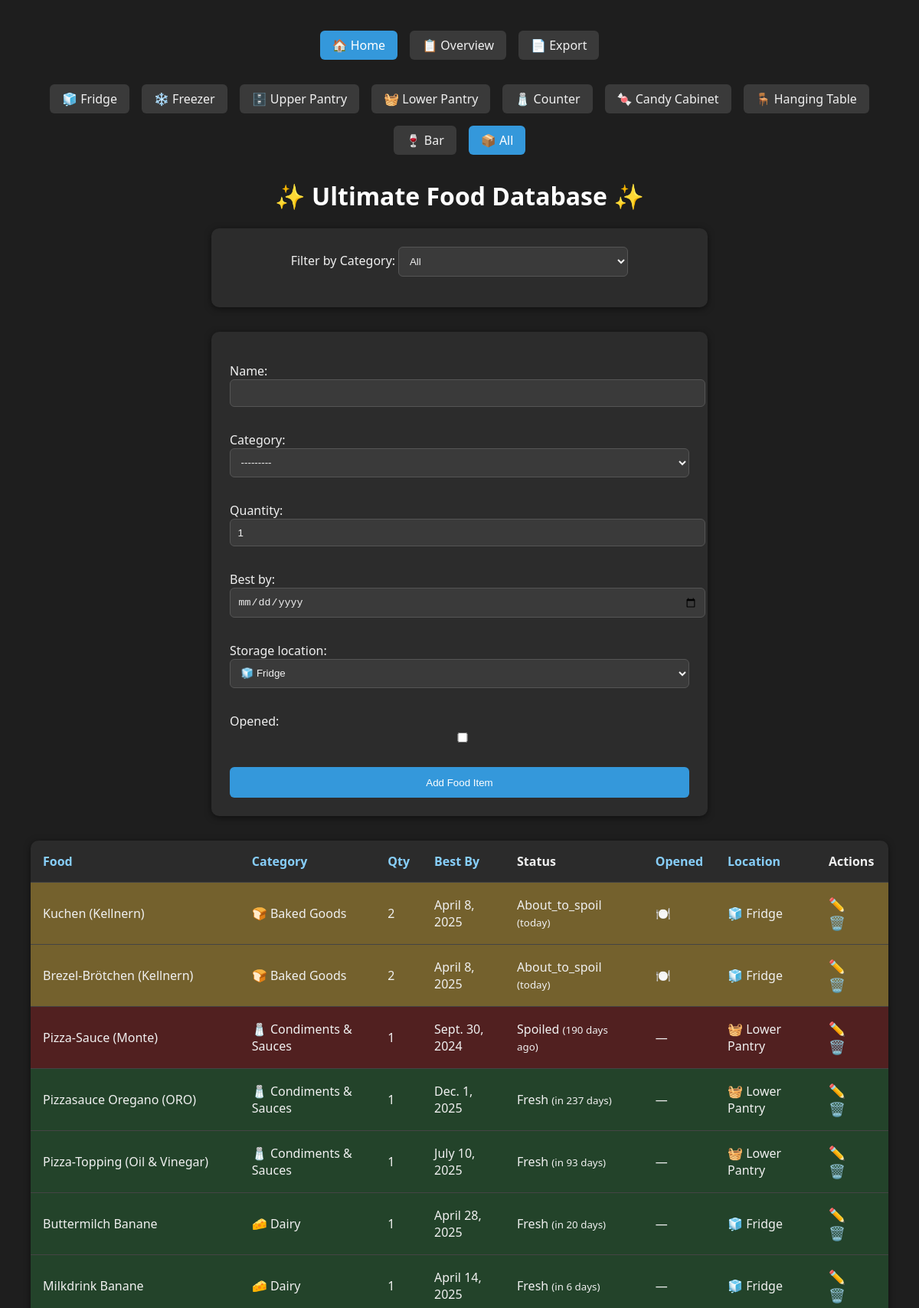
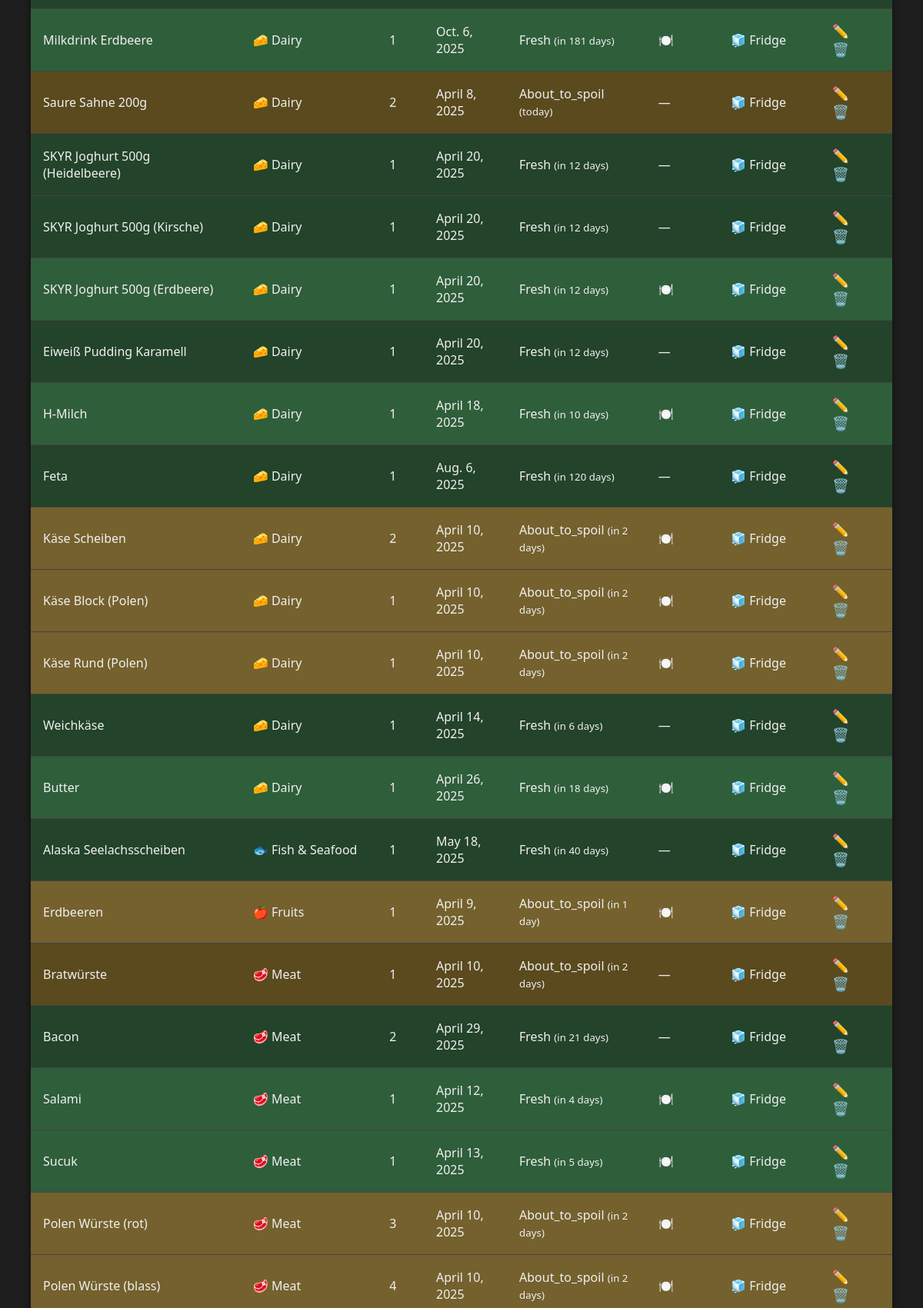
The page /?sort=category (upper part) on the database its author committed (2 pictures, top to bottom).
### fridge/models.py (models this page shows)
class FoodItem(models.Model):
    CATEGORY_CHOICES = [
        ('vegetables', '🥦 Vegetables'),
        ('fruits', '🍎 Fruits'),
        ('dairy', '🧀 Dairy'),
        ('meat', '🥩 Meat'),
        ('poultry', '🍗 Poultry'),
        ('fish', '🐟 Fish & Seafood'),
        ('eggs', '🥚 Eggs'),
        ('baked', '🍞 Baked Goods'),
        ('leftovers', '🍱 Leftovers'),
        ('spreads', '🥫 Spreads & Dips'),
        ('condiments', '🧂 Condiments & Sauces'),
        ('beverages', '🧃 Beverages'),
        ('frozen', '🧊 Frozen Foods'),
        ('snacks', '🍪 Snacks & Sweets'),
        ('prepared', '🍽️ Prepared Meals'),
        ('other', '📦 Other'),
    ]
    STORAGE_CHOICES = [
        ('fridge', '🧊 Fridge'),
        ('freezer', '❄️ Freezer'),
        ('upper_pantry', '🗄️ Upper Pantry'),
        ('lower_pantry', '🧺 Lower Pantry'),
        ('counter', '🧂 Counter'),
        ('candy_cabinet', '🍬 Candy Cabinet'),
        ('hanging_table', '🪑 Hanging Table'),
        ('bar', '🍷 Bar'),
    ]
    name = models.CharField(max_length=100)
    category = models.CharField(max_length=50, choices=CATEGORY_CHOICES)
    quantity = models.IntegerField(default=1)
    best_by = models.DateField(null=True, blank=True)
    storage_location = models.CharField(max_length=50, choices=STORAGE_CHOICES, default='fridge')
    opened = models.BooleanField(default=False)
    @property
    def status(self):
        if self.best_by is None:
            return "unknown"
        today = date.today()
        if self.best_by < today:
            return "spoiled"
        elif self.best_by <= today + timedelta(days=3):
            return "about_to_spoil"
        else:
            return "fresh"
    @property
    def days_left(self):
        if self.best_by is None:
            return "?"
        delta = (self.best_by - date.today()).days
        if delta > 0:
            return f"in {delta} day{'s' if delta > 1 else ''}"
        elif delta == 0:
            return "today"
        else:
            return f"{abs(delta)} day{'s' if abs(delta) > 1 else ''} ago"

### fridge/views.py (the view, shortened to what this page needs)
# urls.py: path('', views.fridge_view, name='fridge'),
def fridge_view(request):
    items = FoodItem.objects.all()
    sort = request.GET.get('sort')
    selected_category = request.GET.get('category', '')
    selected_storage = request.GET.get('storage', '')
    if selected_category:
        items = items.filter(category=selected_category)
    if selected_storage:
        items = items.filter(storage_location=selected_storage)
    if sort and sort != 'None':
        items = items.order_by(sort)
    else:
        items = items.order_by('storage_location', 'best_by')
    initial_data = {'storage_location': selected_storage} if selected_storage else {}
    form = FoodItemForm(request.POST or None, initial=initial_data)
    context = {
        'items': items,
        'form': form,
        'categories': FoodItem.CATEGORY_CHOICES,
        'storage_locations': FoodItem.STORAGE_CHOICES,
        'selected_category': selected_category,
        'selected_storage': selected_storage,
        'sort': sort,
    }
    return render(request, 'fridge/fridge.html', context)

### fridge/forms.py
class FoodItemForm(forms.ModelForm):
    class Meta:
        model = FoodItem
        fields = ['name', 'category', 'quantity', 'best_by', 'storage_location', 'opened']
        widgets = {
            'best_by': forms.DateInput(attrs={'type': 'date'}),
        }

### fridge/templates/fridge/fridge.html (shortened to what this page needs)
{% extends "fridge/base.html" %}
{% load static %}
{% block content %}
<div class="navbar">
    {% for code, label in storage_locations %}
        <a href="?storage={{ code }}{% if selected_category %}&category={{ selected_category }}{% endif %}"
           class="{% if selected_storage == code %}active{% endif %}">
             {{ label }}
        </a>
    {% endfor %}
    <a href="/" class="{% if not selected_storage %}active{% endif %}">📦 All</a>
</div>
<h1>✨ Ultimate Food Database ✨</h1>
<form method="get" class="filter-form">
    <label for="category">Filter by Category:</label>
    <select name="category" onchange="this.form.submit()">
        <option value="">All</option>
    </select>
</form>
<form method="POST" action="?{% if selected_category %}category={{ selected_category }}{% endif %}{% if selected_storage %}&storage={{ selected_storage }}{% endif %}">
    {{ form.as_p }}
    <button type="submit">Add Food Item</button>
</form>
<table>
    <thead>
        <tr>
            <th><a href="?sort=name{% if selected_category %}&category={{ selected_category }}{% endif %}{% if selected_storage %}&storage={{ selected_storage }}{% endif %}">Food</a></th>
            <th><a href="?sort=category{% if selected_category %}&category={{ selected_category }}{% endif %}{% if selected_storage %}&storage={{ selected_storage }}{% endif %}">Category</a></th>
            <th><a href="?sort=quantity{% if selected_category %}&category={{ selected_category }}{% endif %}{% if selected_storage %}&storage={{ selected_storage }}{% endif %}">Qty</a></th>
            <th><a href="?sort=best_by{% if selected_category %}&category={{ selected_category }}{% endif %}{% if selected_storage %}&storage={{ selected_storage }}{% endif %}">Best By</a></th>
            <th>Status</th>
            <th><a href="?sort=opened{% if selected_category %}&category={{ selected_category }}{% endif %}{% if selected_storage %}&storage={{ selected_storage }}{% endif %}">Opened</a></th>
            <th><a href="?sort=storage_location{% if selected_category %}&category={{ selected_category }}{% endif %}{% if selected_storage %}&storage={{ selected_storage }}{% endif %}">Location</a></th>
            <th>Actions</th>
        </tr>
    </thead>
    <tbody>
        {% for item in items %}
            <tr class="{% if item.opened %}opened-{{ item.status }}{% else %}{{ item.status }}{% endif %}">
                <td>{{ item.name }}</td>
                <td>{{ item.get_category_display }}</td>
                <td>{{ item.quantity }}</td>
                <td>{{ item.best_by }}</td>
                <td>{{ item.status|capfirst }} <small>({{ item.days_left }})</small></td>
                <td>{% if item.opened %}🍽️{% else %}—{% endif %}</td>
                <td>{{ item.get_storage_location_display }}</td>
                <td class="actions">
                    <a href="{% url 'edit_item' item.pk %}?category={{ selected_category }}&storage={{ selected_storage }}">✏️</a>
                    <a href="{% url 'delete_item' item.pk %}?category={{ selected_category }}&storage={{ selected_storage }}&sort={{ sort }}" onclick="return confirm('Are you sure?')">🗑️</a>
                </td>
            </tr>
        {% empty %}
            <tr>
                <td colspan="6" style="text-align: center; padding: 2rem;">No food items yet!</td>
            </tr>
        {% endfor %}
    </tbody>
</table>
{% endblock %}

### fridge/static/fridge/style.css (style rules this page uses)
body { font-family: 'Segoe UI', Tahoma, Geneva, Verdana, sans-serif; background-color: #1e1e1e; color: #f0f0f0; padding: 2rem; }
h1 { text-align: center; color: #ffffff; }
form, .form-container { background: #2c2c2c; padding: 1.5rem; border-radius: 10px; box-shadow: 0 2px 8px rgba(0,0,0,0.5); max-width: 600px; margin: 0 auto 2rem; }
form input, form select { width: 100%; padding: 0.6rem; margin-bottom: 1rem; border: 1px solid #555; border-radius: 6px; background-color: #3a3a3a; color: #f0f0f0; }
form input::placeholder { color: #bbb; }
form button { background-color: #3498db; color: white; border: none; padding: 0.8rem 1.2rem; border-radius: 6px; cursor: pointer; width: 100%; }
table { width: 100%; border-collapse: collapse; background: #2b2b2b; box-shadow: 0 2px 8px rgba(0,0,0,0.5); border-radius: 10px; overflow: hidden; }
th, td { padding: 1rem; text-align: left; border-bottom: 1px solid #444; color: #f0f0f0; }
th a { color: #87cefa; text-decoration: none; }
.spoiled { background-color: #512020; }
.about_to_spoil { background-color: #5a4a1e; }
.fresh { background-color: #23432a; }
.opened-about_to_spoil { background-color: #74612d; }
.opened-fresh { background-color: #2f5e3b; }
.actions a { margin-right: 0.5rem; text-decoration: none; font-size: 1.1rem; color: #ffffff; }
.filter-form { text-align: center; margin-bottom: 2rem; }
.filter-form select { max-width: 300px; background-color: #3a3a3a; color: #f0f0f0; border: 1px solid #555; border-radius: 6px; padding: 0.6rem; }
.navbar { display: flex; flex-wrap: wrap; gap: 1rem; justify-content: center; margin-bottom: 2rem; }
.navbar a { text-decoration: none; padding: 0.5rem 1rem; border-radius: 6px; background-color: #3a3a3a; color: #f0f0f0; font-weight: 500; transition: background 0.2s ease; }
.navbar a.active { background-color: #3498db; color: white; }

### rows shown on the page
FoodItem: name "Kuchen (Kellnern)", category "🍞 Baked Goods", quantity "2", best_by "April 8, 2025", status "About_to_spoil", days_left "today", storage_location "🧊 Fridge"
FoodItem: name "Brezel-Brötchen (Kellnern)", category "🍞 Baked Goods", quantity "2", best_by "April 8, 2025", status "About_to_spoil", days_left "today", storage_location "🧊 Fridge"
FoodItem: name "Pizza-Sauce (Monte)", category "🧂 Condiments & Sauces", quantity "1", best_by "Sept. 30, 2024", status "Spoiled", days_left "190 days ago", storage_location "🧺 Lower Pantry"
FoodItem: name "Pizzasauce Oregano (ORO)", category "🧂 Condiments & Sauces", quantity "1", best_by "Dec. 1, 2025", status "Fresh", days_left "in 237 days", storage_location "🧺 Lower Pantry"
FoodItem: name "Pizza-Topping (Oil & Vinegar)", category "🧂 Condiments & Sauces", quantity "1", best_by "July 10, 2025", status "Fresh", days_left "in 93 days", storage_location "🧺 Lower Pantry"
FoodItem: name "Buttermilch Banane", category "🧀 Dairy", quantity "1", best_by "April 28, 2025", status "Fresh", days_left "in 20 days", storage_location "🧊 Fridge"
FoodItem: name "Milkdrink Banane", category "🧀 Dairy", quantity "1", best_by "April 14, 2025", status "Fresh", days_left "in 6 days", storage_location "🧊 Fridge"
FoodItem: name "Milkdrink Erdbeere", category "🧀 Dairy", quantity "1", best_by "Oct. 6, 2025", status "Fresh", days_left "in 181 days", storage_location "🧊 Fridge"
FoodItem: name "Saure Sahne 200g", category "🧀 Dairy", quantity "2", best_by "April 8, 2025", status "About_to_spoil", days_left "today", storage_location "🧊 Fridge"
FoodItem: name "SKYR Joghurt 500g (Heidelbeere)", category "🧀 Dairy", quantity "1", best_by "April 20, 2025", status "Fresh", days_left "in 12 days", storage_location "🧊 Fridge"
FoodItem: name "SKYR Joghurt 500g (Kirsche)", category "🧀 Dairy", quantity "1", best_by "April 20, 2025", status "Fresh", days_left "in 12 days", storage_location "🧊 Fridge"
FoodItem: name "SKYR Joghurt 500g (Erdbeere)", category "🧀 Dairy", quantity "1", best_by "April 20, 2025", status "Fresh", days_left "in 12 days", storage_location "🧊 Fridge"
FoodItem: name "Eiweiß Pudding Karamell", category "🧀 Dairy", quantity "1", best_by "April 20, 2025", status "Fresh", days_left "in 12 days", storage_location "🧊 Fridge"
FoodItem: name "H-Milch", category "🧀 Dairy", quantity "1", best_by "April 18, 2025", status "Fresh", days_left "in 10 days", storage_location "🧊 Fridge"
FoodItem: name "Feta", category "🧀 Dairy", quantity "1", best_by "Aug. 6, 2025", status "Fresh", days_left "in 120 days", storage_location "🧊 Fridge"
FoodItem: name "Käse Scheiben", category "🧀 Dairy", quantity "2", best_by "April 10, 2025", status "About_to_spoil", days_left "in 2 days", storage_location "🧊 Fridge"
FoodItem: name "Käse Block (Polen)", category "🧀 Dairy", quantity "1", best_by "April 10, 2025", status "About_to_spoil", days_left "in 2 days", storage_location "🧊 Fridge"
FoodItem: name "Käse Rund (Polen)", category "🧀 Dairy", quantity "1", best_by "April 10, 2025", status "About_to_spoil", days_left "in 2 days", storage_location "🧊 Fridge"
FoodItem: name "Weichkäse", category "🧀 Dairy", quantity "1", best_by "April 14, 2025", status "Fresh", days_left "in 6 days", storage_location "🧊 Fridge"
FoodItem: name "Butter", category "🧀 Dairy", quantity "1", best_by "April 26, 2025", status "Fresh", days_left "in 18 days", storage_location "🧊 Fridge"
FoodItem: name "Alaska Seelachsscheiben", category "🐟 Fish & Seafood", quantity "1", best_by "May 18, 2025", status "Fresh", days_left "in 40 days", storage_location "🧊 Fridge"
FoodItem: name "Erdbeeren", category "🍎 Fruits", quantity "1", best_by "April 9, 2025", status "About_to_spoil", days_left "in 1 day", storage_location "🧊 Fridge"
FoodItem: name "Bratwürste", category "🥩 Meat", quantity "1", best_by "April 10, 2025", status "About_to_spoil", days_left "in 2 days", storage_location "🧊 Fridge"
FoodItem: name "Bacon", category "🥩 Meat", quantity "2", best_by "April 29, 2025", status "Fresh", days_left "in 21 days", storage_location "🧊 Fridge"
FoodItem: name "Salami", category "🥩 Meat", quantity "1", best_by "April 12, 2025", status "Fresh", days_left "in 4 days", storage_location "🧊 Fridge"
FoodItem: name "Sucuk", category "🥩 Meat", quantity "1", best_by "April 13, 2025", status "Fresh", days_left "in 5 days", storage_location "🧊 Fridge"
FoodItem: name "Polen Würste (rot)", category "🥩 Meat", quantity "3", best_by "April 10, 2025", status "About_to_spoil", days_left "in 2 days", storage_location "🧊 Fridge"
FoodItem: name "Polen Würste (blass)", category "🥩 Meat", quantity "4", best_by "April 10, 2025", status "About_to_spoil", days_left "in 2 days", storage_location "🧊 Fridge"

### other values the page prints
{{ label }} "🧊 Fridge" "❄️ Freezer" "🗄️ Upper Pantry" "🧺 Lower Pantry" "🧂 Counter" "🍬 Candy Cabinet" "🪑 Hanging Table" "🍷 Bar"
